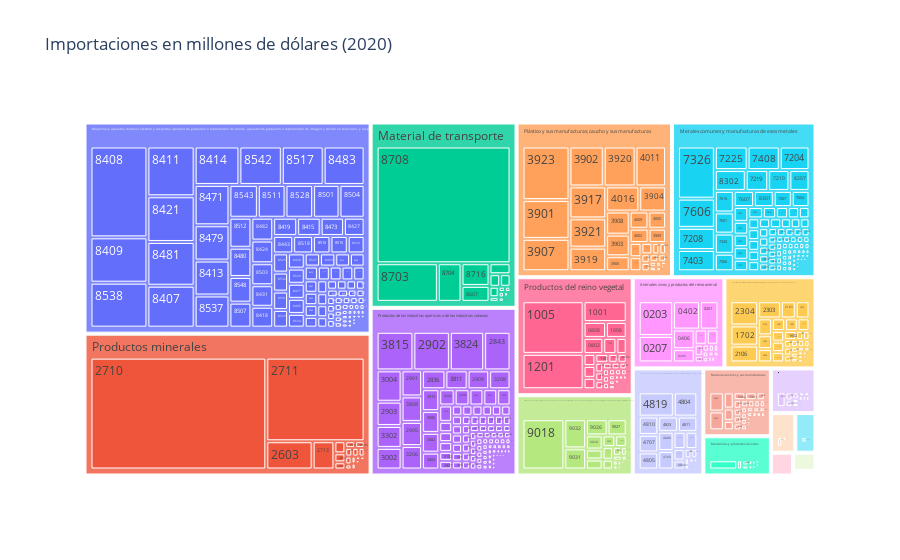

Here is the notebook cell this chart was saved with:
### Markdown cell above
## ¿Qué productos se importaron más el año 2020?

### Code cell
c = Data('world_trade_',reporting_country='484',year=[2020],imp_exp=1,partner_code= '842')
df = c.read_data()
c.grafica_treemap_paises_productos(df[0],periodo=c.year,imp_exp=c.imp_exp)

### Figure 1 — Plotly figure (JSON) as saved in the notebook; plotly's stock layout.template omitted (floating-point values rounded to 4 significant figures; data arrays with more than 128 entries replaced by an {"elided": "..."} marker saying what was removed)
{"data": [{"branchvalues": "total", "domain": {"x": [0, 1], "y": [0, 1]}, "hovertemplate": "labels=%{label}<br>tradevalue=%{value}<br>parent=%{parent}<br>id=%{id}<extra></extra>", "ids": {"elided": "1110 str values"}, "labels": {"elided": "1110 str values"}, "name": "", "parents": {"elided": "1110 str values"}, "type": "treemap", "values": {"elided": "1110 float values"}}], "layout": {"legend": {"tracegroupgap": 0}, "title": {"text": "Importaciones en millones de dólares (2020)"}}}
